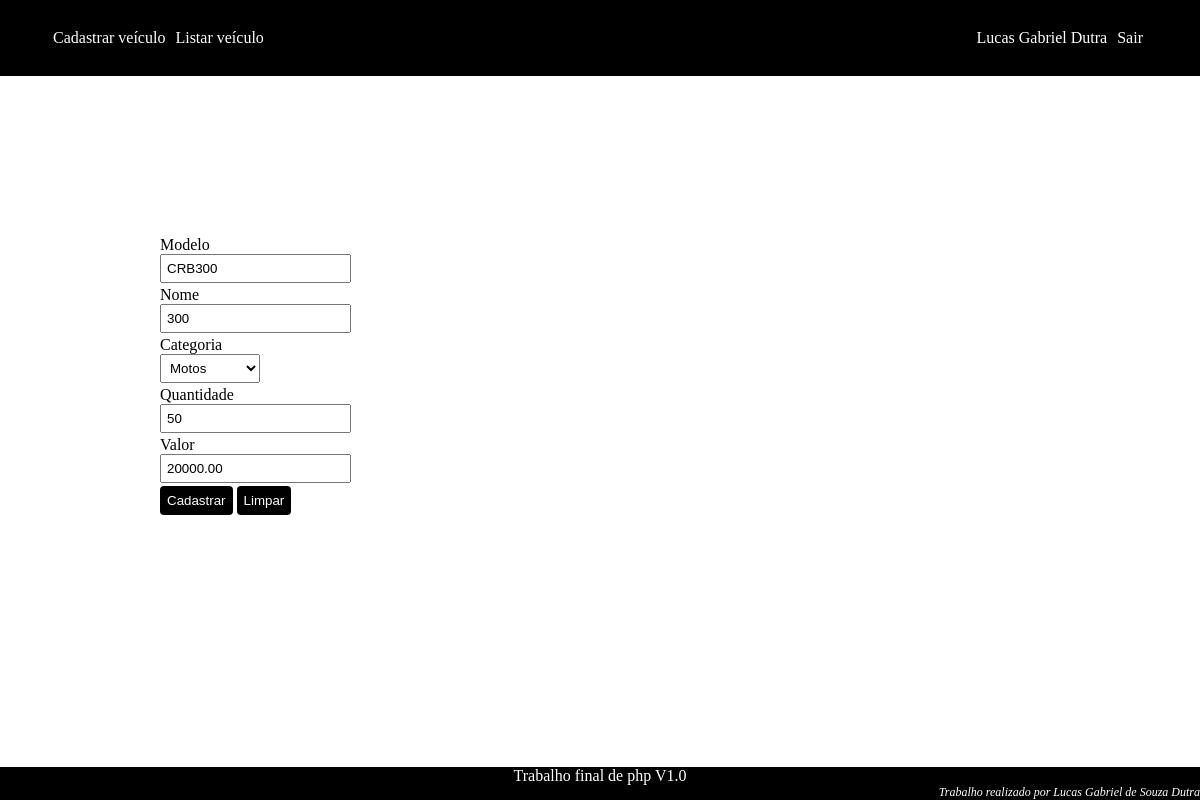
The app's page /view/sistema.php?tela=cv&id=10 (signed in) with its own data.
### tables this page shows
CREATE TABLE `veiculo` (
  `id` int(11) NOT NULL AUTO_INCREMENT,
  `nome` varchar(255) DEFAULT NULL,
  `modelo` varchar(255) DEFAULT NULL,
  `categoria` int(11) DEFAULT NULL,
  `quantidade` int(11) DEFAULT NULL,
  `valor` decimal(12,2) DEFAULT NULL,
  PRIMARY KEY (`id`),
  KEY `categoria` (`categoria`),
  CONSTRAINT `veiculo_ibfk_1` FOREIGN KEY (`categoria`) REFERENCES `categoria` (`id`)
);

CREATE TABLE `categoria` (
  `id` int(11) NOT NULL AUTO_INCREMENT,
  `descricao` varchar(255) DEFAULT NULL,
  PRIMARY KEY (`id`)
);

### control/dao/EntityManager.class.php (called while the page is built, shortened)
<?php
require_once __DIR__ . '/DataSource.class.php';
require_once __DIR__ . '/../../model/Entity.class.php';
class EntityManager extends DataSource
{
    protected $table;
    protected $fields;
    public function EntityManager($table, $classe)
    {
        $this->table = $table;
        $this->fields = ["id" => "id"];
    }
    public function getAll()
    {
        $query = "select * from $this->table";
        return $this->asListObject(parent::getConexao()->query($query));
    }
    public function pegarPorId($id)
    {
        $result = $this->getAllUsingFilter(['id' => $id]);
        return $result[0];
    }
    public function getAllUsingFilter($filtros, $operador = "and")
    {
        $query = "select * from $this->table ";
        $filtro = "";
        foreach ($filtros as $key => $value) {
            if (!empty($filtro)) {
                $filtro .= " $operador ";
            } else {
                $filtro .= " where ";
            }
            $filtro .= "$key = '$value'";
        }
        $query .= $filtro;
        return $this->asListObject(parent::getConexao()->query($query));
    }
    function asListObject($result)
    {
        $lista = array();
        while ($linha = $result->fetch(PDO::FETCH_OBJ)) {
            $lista[] = $this->asObject($linha);
        }
        return $lista;
    }
    function asObject($linha)
    {
        $objeto = new $this->classe();
        foreach ($this->fields as $key => $value) {
            $setter = $this->getMethodSetter($key);
            $objeto->$setter($linha->$key);
        }
        return $objeto;
    }
    protected function getMethodSetter($field)
    {
        return 'set' . strtoupper(substr($field, 0, 1)) . substr($field, 1);
    }
}
?>

### control/bo/VeiculoBO.class.php (called while the page is built, shortened)
<?php
require_once __DIR__ . '/../dao/VeiculoDAO.class.php';
class VeiculoBO
{
    private $veiculoDAO;
    public function VeiculoBO()
    {
        $this->veiculoDAO = new VeiculoDAO();
    }
    public function pegarPorId($id)
    {
        return $this->veiculoDAO->pegarPorId($id);
    }
}
?>

### control/dao/DataSource.class.php (called while the page is built)
<?php
class DataSource
{
    private $usuario;
    private $senha;
    private $endereco;
    private $porta;
    private $banco;
    public function DataSource()
    {
        $this->usuario = 'trabalhoFinal';
        $this->senha = 'trabalhoFinal';
        $this->endereco = 'localhost';
        $this->porta = 3306;
        $this->banco = 'trabalho_final_php';
    }
    protected function getConexao()
    {
        $conexao = "mysql:host=$this->endereco:$this->porta;dbname=$this->banco";
        return new PDO($conexao, $this->usuario, $this->senha);
    }
}
?>

### control/dao/VeiculoDAO.class.php (called while the page is built, shortened)
<?php
require_once __DIR__ . '/EntityManager.class.php';
require_once __DIR__ . '/../../model/Veiculo.class.php';
class VeiculoDAO extends EntityManager
{
    public function VeiculoDAO()
    {
        $this->fields = array_merge(
            $this->fields,
            [
                "modelo" => "modelo",
                "nome" => "nome",
                "categoria" => "categoria",
                "quantidade" => "quantidade",
                "valor" => "valor"
            ]
        );
    }
}
?>

### model/Entity.class.php (called while the page is built)
<?php
class Entity
{
    private $id;
    public function getId()
    {
        return $this->id;
    }
    public function setId($id)
    {
        $this->id = $id;
        return $this;
    }
}
?>

### model/Veiculo.class.php (called while the page is built)
<?php
require_once 'Categoria.class.php';
class Veiculo extends Entity
{
    private $nome;
    private $modelo;
    private $categoria;
    private $quantidade;
    private $valor;
    public function Veiculo(
        $nome = null,
        $modelo = null,
        $categoria = null,
        $quantidade = null,
        $valor = null
    ) {
        $this->nome = $nome;
        $this->modelo = $modelo;
        $this->categoria = $categoria;
        $this->quantidade = $quantidade;
        $this->valor = $valor;
    }
    public function getNome()
    {
        return $this->nome;
    }
    public function setNome($nome)
    {
        $this->nome = $nome;
        return $this;
    }
    public function getModelo()
    {
        return $this->modelo;
    }
    public function setModelo($modelo)
    {
        $this->modelo = $modelo;
        return $this;
    }
    public function getCategoria()
    {
        return $this->categoria;
    }
    public function setCategoria($categoria)
    {
        $this->categoria = $categoria;
        return $this;
    }
    public function getQuantidade()
    {
        return $this->quantidade;
    }
    public function setQuantidade($quantidade)
    {
        $this->quantidade = $quantidade;
        return $this;
    }
    public function getValor()
    {
        return $this->valor;
    }
    public function setValor($valor)
    {
        $this->valor = $valor;
        return $this;
    }
}
?>

### control/bo/CategoriaBO.class.php (called while the page is built, shortened)
<?php
require_once __DIR__ . '/../dao/CategoriaDAO.class.php';
class CategoriaBO
{
    private $categoriaDAO;
    public function CategoriaBO()
    {
        $this->categoriaDAO = new CategoriaDAO();
    }
    public function getCategorias()
    {
        return $this->categoriaDAO->getAll();
    }
}
?>

### control/dao/CategoriaDAO.class.php (called while the page is built, shortened)
<?php
require_once __DIR__ . '/EntityManager.class.php';
require_once __DIR__ . '/../../model/Categoria.class.php';
class CategoriaDAO extends EntityManager
{
    public function CategoriaDAO()
    {
        $this->fields = array_merge($this->fields, ['descricao' => 'descricao']);
    }
}
?>

### model/Categoria.class.php (called while the page is built)
<?php
class Categoria extends Entity
{
    private $descricao;
    public function getDescricao()
    {
        return $this->descricao;
    }
    public function setDescricao($descricao)
    {
        $this->descricao = $descricao;
        return $this;
    }
}
?>

### view/veiculo/manter.php (the view, shortened to what this page needs)
<?php
require_once __DIR__ . '/../../control/bo/CategoriaBO.class.php';
require_once __DIR__ . '/../../control/bo/VeiculoBO.class.php';
$categoriaBO = new CategoriaBO();
$categorias = $categoriaBO->getCategorias();
if (isset($_GET['id'])) {
    $veiculoBO = new VeiculoBO();
    $veiculo = $veiculoBO->pegarPorId($_GET['id']);
}
?>
<form action="../control/manter-veiculo.php" method="post">
    <div class="formulario">
        <div class="field">
            <label for="modelo">Modelo</label>
            <input type="text" name="modelo" id="modelo" placeholder="Digite o modelo"
            value="<?= isset($veiculo) ? $veiculo->getModelo() : '' ?>">
        </div>
        <div class="field">
            <label for="nome">Nome</label>
            <input type="text" name="nome" id="nome" placeholder="Digite o nome"
            value="<?= isset($veiculo) ? $veiculo->getNome() : '' ?>"
            >
        </div>
        <div class="field">
            <label for="categoria">Categoria</label>
            <select name="categoria" id="categoria">
                <?php
                foreach ($categorias as $categoria) {
                    echo "<option value=" . $categoria->getId() . "
                    " . ((isset($veiculo) &&
                        $veiculo->getCategoria() == $categoria->getId())
                        ? 'selected' : '') . ">" . $categoria->getDescricao() .
                        "</option>";
                }
                ?>
            </select>
        </div>
        <div class="field">
            <label for="Quantidade">Quantidade</label>
            <input type="number" name="quantidade" id="quantidade" placeholder="Digite a quantidade"
            value="<?= isset($veiculo) ? $veiculo->getQuantidade() : '' ?>"/>
        </div>
        <div class="field">
            <label for="valor">Valor</label>
            <input type="number" name="valor" id="valor" placeholder="Digite o valor" step="0.01"
                value="<?= isset($veiculo) ? $veiculo->getValor() : ''; ?>">
        </div>
        <div class="field">
            <button type="submit">Cadastrar</button>
            <button type="reset">Limpar</button>
        </div>
    </div>
</form>

### view/estilo/pagina.css (style rules this page uses)
body { margin: 0 !important; }
div.field { margin: 3px 0; }
div.field input[type="text"], div.field input[type="password"], div.field input[type="number"], div.field select { display: block; padding: 5px; }
div.field label { font-size: 16px; display: block; font-family: Cambria, Cochin, Georgia, Times, "Times New Roman", serif; }
div.field button { border-radius: 4px; background-color: black; color: white; border: none; padding: 7px; }
.formulario { margin-top: 10rem; margin-left: 10rem; }

### records on screen
veiculo: modelo "CRB300", nome "300", categoria "Motos", quantidade "50", valor "20000.00"

### other values on screen
$usuario->getNome() "Lucas Gabriel"
$usuario->getUltimoNome() "Dutra"
